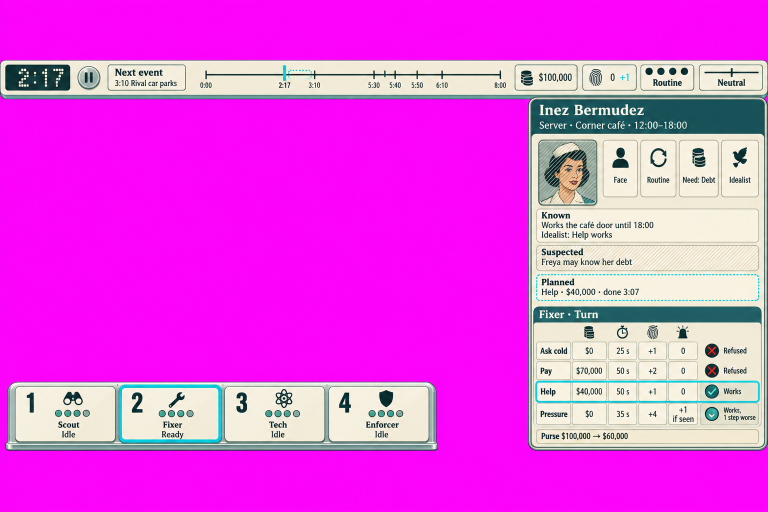
#> input picture briefs/011/ui/raw/round1-A.png, 1536 x 1024 px, given in place of S2.png, which was not available (shown at 1/2 size)
$ python compose.py ../../../011/ui/raw
#> lines starting #> are read from the running program, lines starting #| are printed output that depends on the picture
"""Compose the per-class renders into contact_sheet.png (4 columns, labelled). python3 -I compose.py <dir>"""
import sys
from pathlib import Path
from PIL import Image, ImageDraw, ImageFont
d = Path(sys.argv[1])
order = ["S2", "S3", "S3W", "S4", "S6", "S9", "S9W", "D10", "P3", "P4", "P7", "P7-new", "B3", "B4", "B8", "B8-new", "A3", "H", "S6-tower"]
tw, th = 640, 320
cols = 4; rows = (len(order) + cols - 1) // cols
sheet = Image.new("RGB", (cols * tw, rows * (th + 26)), (250, 248, 240))
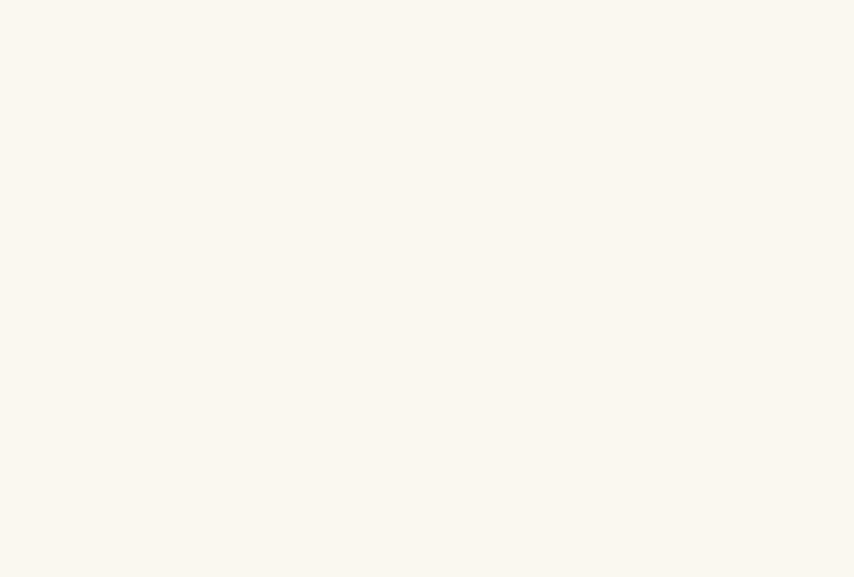
#> sheet: PIL image 2560x1730 RGB (shown at 1/3 size); mean R, G, B 250, 248, 240
dr = ImageDraw.Draw(sheet)
try:
    font = ImageFont.truetype("/System/Library/Fonts/Helvetica.ttc", 18)
except Exception:
    font = ImageFont.load_default()
for i, n in enumerate(order):
    im = Image.open(d / f"{n}.png").convert("RGB").resize((tw, th), Image.LANCZOS)
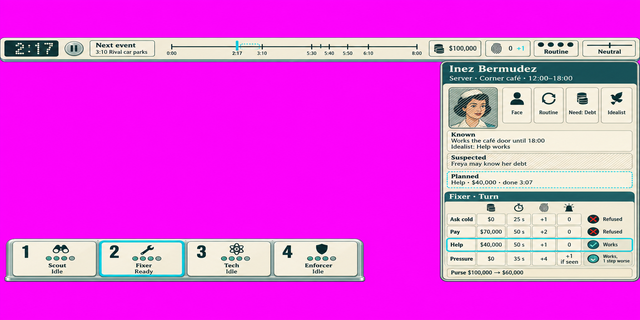
#> im: PIL image 640x320 RGB; mean R, G, B 229.8, 75.2, 227.7
    x, y = (i % cols) * tw, (i // cols) * (th + 26)
    sheet.paste(im, (x, y + 26))
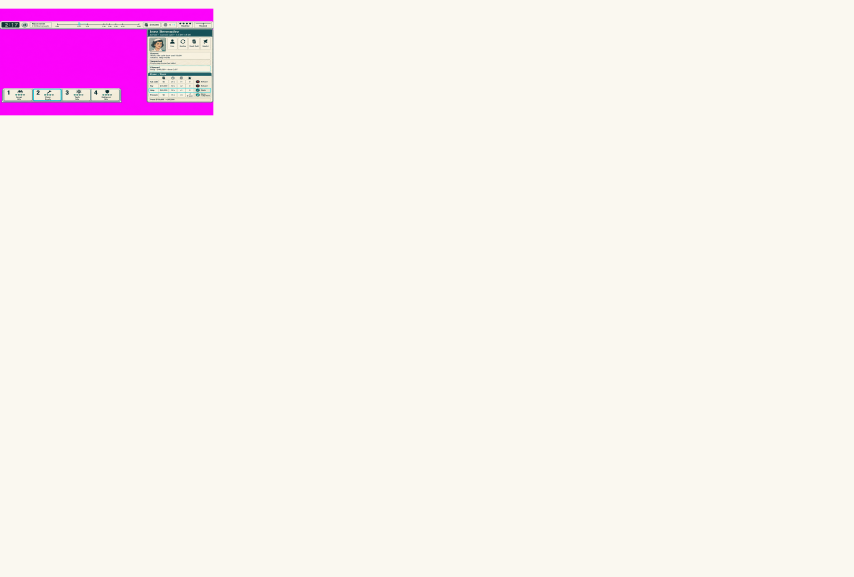
#> sheet: PIL image 2560x1730 RGB (shown at 1/3 size); mean R, G, B 249.1, 240, 239.4
    dr.text((x + 8, y + 4), n + "  (A: corner + 3 bays + end_M · B: end + 3 bays + corner_M)", fill=(20, 40, 40), font=font)
#> pass 2 of the loop `for i, n in enumerate(order):`:
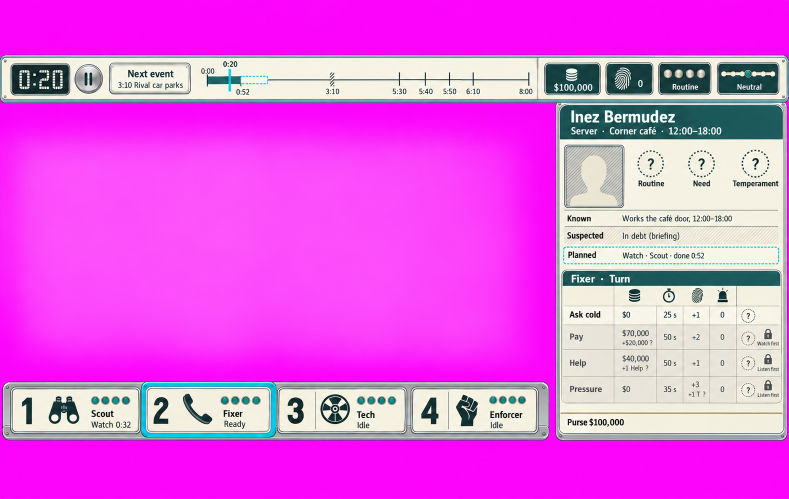
#> input picture briefs/011/ui/raw/round2-A.png, 1577 x 997 px, given in place of S3.png, which was not available (shown at 1/2 size)
#> `im = Image.open(d / f"{n}.png").convert("RGB").resize((tw, th), Image...`:
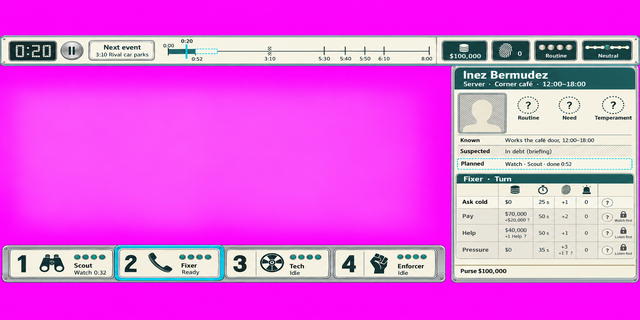
#> im: PIL image 640x320 RGB; mean R, G, B 227.2, 95.2, 227.6
#> `sheet.paste(im, (x, y + 26))`:
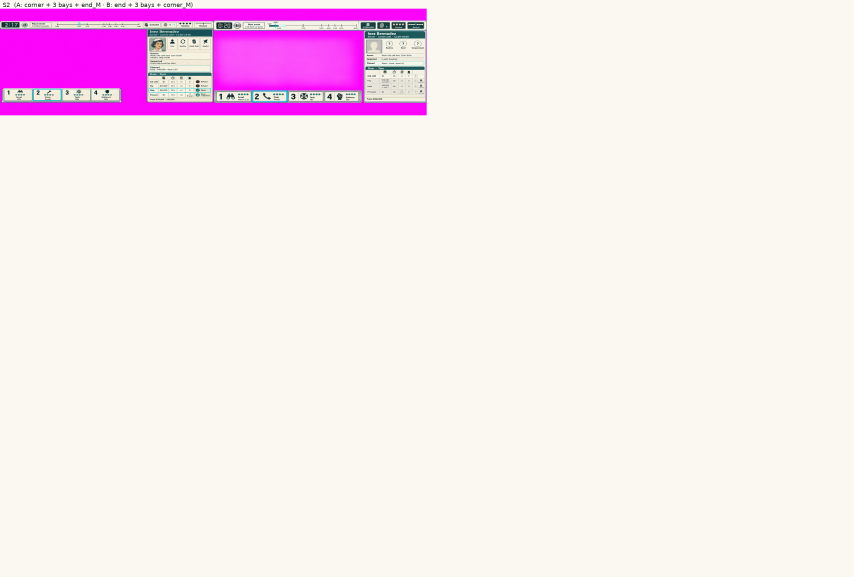
#> sheet: PIL image 2560x1730 RGB (shown at 1/3 size); mean R, G, B 247.9, 232.9, 238.8
#> (the run stopped early here; a loop or call above may not have finished)
